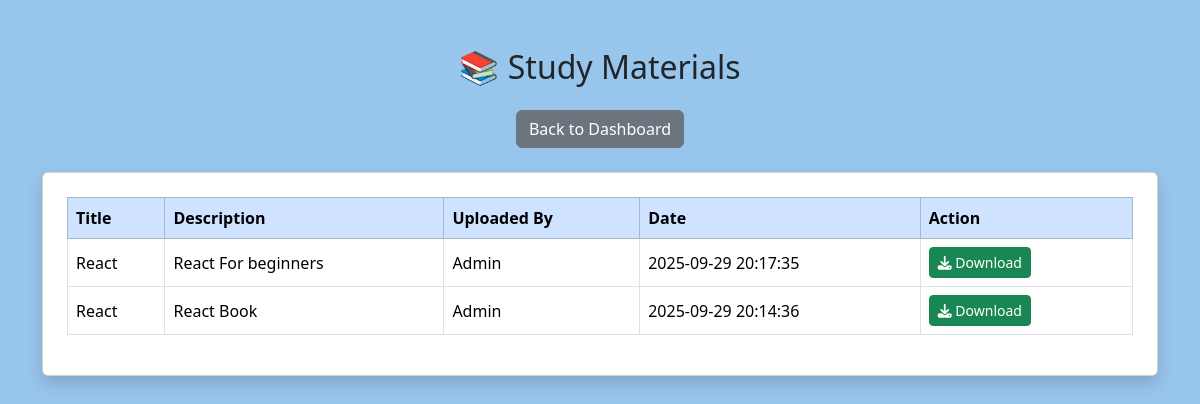
The page /materials/list.php on the database its author committed.
### tables this page shows
CREATE TABLE `materials` (
  `material_id` int(11) NOT NULL,
  `teacher_id` int(11) DEFAULT NULL,
  `title` varchar(100) NOT NULL,
  `description` text DEFAULT NULL,
  `file_path` varchar(255) NOT NULL,
  `upload_date` timestamp NOT NULL DEFAULT current_timestamp()
);

### materials/list.php (the view, shortened to what this page needs)
<?php
include("../config.php");
$sql = "SELECT m.*, t.name as teacher_name
        FROM materials m
        LEFT JOIN teachers t ON m.teacher_id = t.teacher_id
        ORDER BY m.upload_date DESC";
$res = $conn->query($sql);
?>
<!DOCTYPE html>
<html lang="en">
<head>
    <link href="https://cdn.jsdelivr.net/npm/bootstrap@5.3.3/dist/css/bootstrap.min.css" rel="stylesheet">
    <link href="https://cdnjs.cloudflare.com/ajax/libs/font-awesome/6.5.0/css/all.min.css" rel="stylesheet">
</head>
<body>
    <div class="container py-5">
        <h2 class="text-center mb-4">📚 Study Materials</h2>
        <div class="text-center mb-4">
            <a href="../dashboard.php" class="btn btn-secondary">Back to Dashboard</a>
        </div>
        <div class="card shadow p-4">
            <div class="table-responsive">
                <table class="table table-bordered table-hover align-middle">
                    <thead class="table-primary">
                        <tr>
                            <th>Title</th>
                            <th>Description</th>
                            <th>Uploaded By</th>
                            <th>Date</th>
                            <th>Action</th>
                        </tr>
                    </thead>
                    <tbody>
                        <?php while ($row = $res->fetch_assoc()): ?>
                            <tr>
                                <td><?= htmlspecialchars($row['title']) ?></td>
                                <td><?= htmlspecialchars($row['description']) ?></td>
                                <td><?= htmlspecialchars($row['teacher_name'] ?? 'Admin') ?></td>
                                <td><?= htmlspecialchars($row['upload_date']) ?></td>
                                <td>
                                    <a href="<?= htmlspecialchars($row['file_path']) ?>" class="btn btn-sm btn-success me-2" download>
                                        <i class="fas fa-download"></i> Download
                                    </a>
                                </td>
                            </tr>
                        <?php endwhile; ?>
                    </tbody>
                </table>
            </div>
        </div>
    </div>
</body>
</html>

### materials/list.php (style rules this page uses)
body { background-color: #98c5ecff !important; }

### rows shown on the page
materials: title "React", description "React For beginners", teacher_name "Admin", upload_date "2025-09-29 20:17:35"
materials: title "React", description "React Book", teacher_name "Admin", upload_date "2025-09-29 20:14:36"
